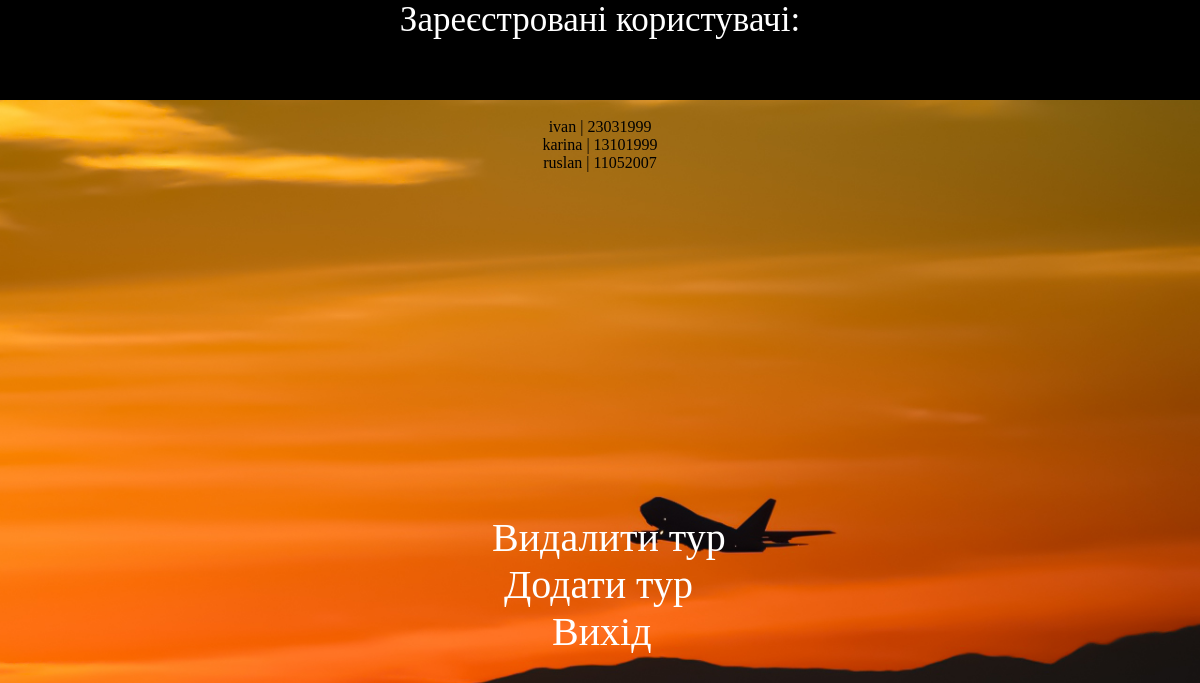
The app's page /admin/people.php with its own data.
### tables this page shows
CREATE TABLE `users` (
  `id` int(11) NOT NULL,
  `login` varchar(15) NOT NULL DEFAULT '',
  `password` varchar(15) NOT NULL DEFAULT ''
);

### admin/people.php (the view, shortened to what this page needs)
<!doctype html>
<html lang="en">
<head>
    <link rel="stylesheet" href="../css/style1.css">
</head>
<body  background="../img/bg/1.jpg"  style="background-size:100%;">
<header>
    <div id="head-line-2">
        Зареєстровані користувачі:
    </div>
</header>
<div align="center">
	<br>
 <?php
  $host = 'localhost';
  $user = 'c12ivan';
  $pass = 'Talan2020!@';
  $db_name = 'c12ivan';
  $link = mysqli_connect($host, $user, $pass, $db_name);
  $sql = mysqli_query($link, 'SELECT `id`, `login`, `password` FROM `users`');
  while ($result = mysqli_fetch_array($sql)) {
    echo "{$result['login']} | {$result['password']}<br>";
  }
?>
</div>
<br><br><br><br><br><br><br><br><br><br><br><br><br><br><br><br><br><br><br>
<?php
echo "<div style='margin-left:41%; '><a href='third.php' style='text-decoration: none; '><span style='font-size:40px; color:#fff;
font-family: \"ROBOTO\"; '>
Видалити тур</span></a> </div>";
?>
<?php
echo "<div style='margin-left:42%; '><a href='second_page.php' style='text-decoration: none; '><span style='font-size:40px; color:#fff;
font-family: \"ROBOTO\"; '>
Додати тур</span></a> </div>";
?>
<?php
echo "<div style='margin-left:46%; '><a href='verification/viiti.php' style='text-decoration: none; '><span style='font-size:40px; color:#fff;
font-family: \"ROBOTO\"; '>
Вихід</span></a> </div>";
?>
</body>
</html>

### css/style1.css (style rules this page uses)
body { margin:0px 0px; }
#head-line-2 { width: 100%; height: 100px; background-color: black; color:white; font-size:35px; font-family: 'AR DELANEY', 'Calibri'; text-align: center; vertical-align: middle; }

### records on screen
users: login "ivan", password "23031999"
users: login "karina", password "13101999"
users: login "ruslan", password "11052007"
